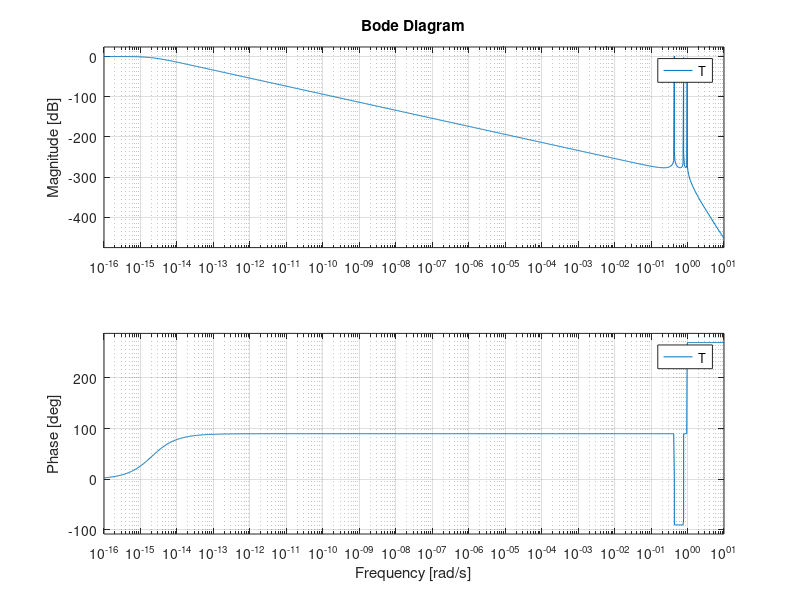
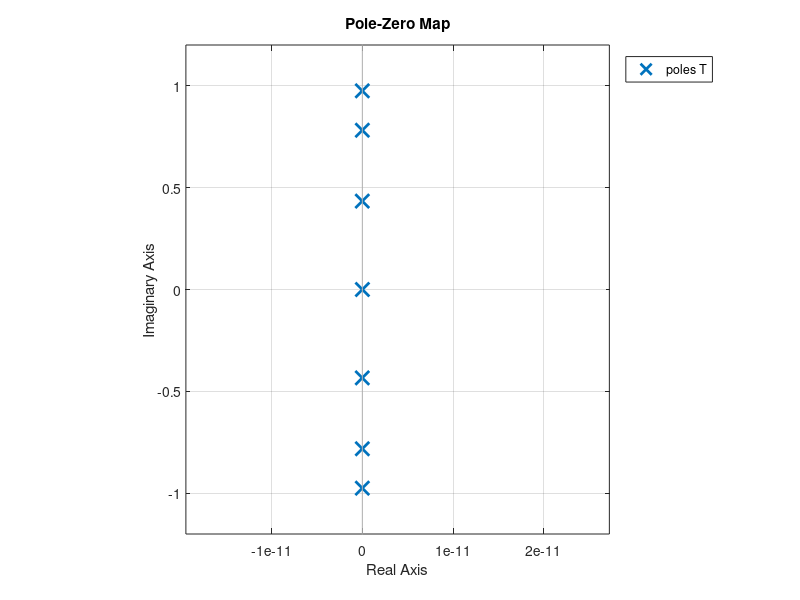

MATLAB code for these plots, in order:
%Satyabrat Sahoo
%1541016245
%Question 3 
clc;
clear;
close all;
amin=18;
amax=0.02;
wp=1000;
ws=1400;
wns=ws/wp
e=sqrt((power(10,0.1*amax))-1)
n=(acosh(sqrt(((power(10,0.1*amin))-1)/((power(10,0.1*amax))-1))))/(acosh(wns));
n=ceil(n)
a=(1/n)*asinh(1/e)
S=sinh(a)
C=cosh(a)
Den=1;
for k=1:n
    sigma(k)=-(sinh(a)*sin(((2*k-1)/n)*pi))
    omega(k)=(cosh(a)*cos(((2*k-1)/n)*pi))
    s(k)=sigma(k) + j*omega(k)
    Den=conv(Den,[1, -s(k)])
end
Num=Den(end)
T=tf(real(Num),real(Den))
figure(1)
bode(T)
figure(2)
pzmap(T)
